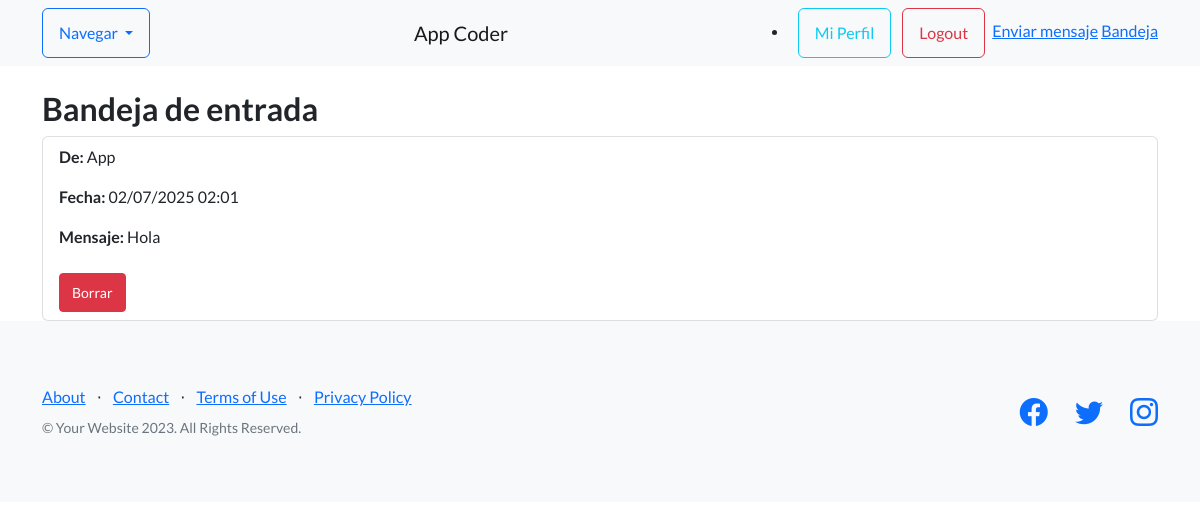
/mensajes/bandeja/ (signed in), run on the app's committed database.
### Mensajes/models.py (models this page shows, shortened)
class Mensaje(models.Model):
    remitente = models.ForeignKey(User, on_delete=models.CASCADE, related_name='mensajes_enviados')
    receptor = models.ForeignKey(User, on_delete=models.CASCADE, related_name='mensajes_recibidos')
    contenido = models.TextField()
    fecha = models.DateTimeField(default=now)

### Mensajes/views.py (the view)
# urls.py: path('bandeja/', views.bandeja_entrada, name='bandeja_entrada'),
@login_required
def bandeja_entrada(request):
    mensajes = Mensaje.objects.filter(receptor=request.user).order_by('-fecha')
    return render(request, 'AppCoder/Mensajes/bandeja.html', {'mensajes': mensajes})

### AppCoder/templates/AppCoder/Mensajes/bandeja.html (shortened to what this page needs)
{% extends 'AppCoder/Padre.html' %}
{% block content %}
<div class="container mt-4">
    <h2>Bandeja de entrada</h2>
    {% if mensajes %}
        <ul class="list-group">
            {% for mensaje in mensajes %}
                <li class="list-group-item">
                    <p><strong>De:</strong> {{ mensaje.remitente.username }}</p>
                    <p><strong>Fecha:</strong> {{ mensaje.fecha|date:"d/m/Y H:i" }}</p>
                    <p><strong>Mensaje:</strong> {{ mensaje.contenido }}</p>
                    <form action="{% url 'borrar_mensaje' mensaje.id %}" method="post" style="display:inline;">
                        <button class="btn btn-sm btn-danger mt-2">Borrar</button>
                    </form>
                </li>
            {% endfor %}
        </ul>
    {% else %}
        <p class="mt-3">No tienes mensajes aún.</p>
    {% endif %}
</div>
{% endblock %}

### data on the page
Mensaje: remitente.username "App", fecha "02/07/2025 02:01", contenido "Hola"
